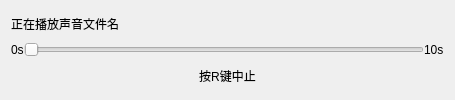
<?xml version="1.0" encoding="UTF-8"?>
<ui version="4.0">
 <class>Form</class>
 <widget class="QWidget" name="Form">
  <property name="geometry">
   <rect>
    <x>0</x>
    <y>0</y>
    <width>455</width>
    <height>100</height>
   </rect>
  </property>
  <property name="windowTitle">
   <string>Form</string>
  </property>
  <layout class="QVBoxLayout" name="verticalLayout">
   <property name="spacing">
    <number>0</number>
   </property>
   <item>
    <layout class="QHBoxLayout" name="horizontalLayout_2">
     <item>
      <widget class="QLabel" name="label">
       <property name="text">
        <string>正在播放声音</string>
       </property>
      </widget>
     </item>
     <item>
      <widget class="QLabel" name="label_name">
       <property name="text">
        <string>文件名</string>
       </property>
      </widget>
     </item>
     <item>
      <spacer name="horizontalSpacer">
       <property name="orientation">
        <enum>Qt::Horizontal</enum>
       </property>
       <property name="sizeHint" stdset="0">
        <size>
         <width>40</width>
         <height>20</height>
        </size>
       </property>
      </spacer>
     </item>
    </layout>
   </item>
   <item>
    <layout class="QHBoxLayout" name="horizontalLayout">
     <item>
      <widget class="QLabel" name="label_current">
       <property name="text">
        <string>0s</string>
       </property>
      </widget>
     </item>
     <item>
      <widget class="QSlider" name="horizontalSlider">
       <property name="maximum">
        <number>100</number>
       </property>
       <property name="orientation">
        <enum>Qt::Horizontal</enum>
       </property>
       <property name="tickPosition">
        <enum>QSlider::NoTicks</enum>
       </property>
      </widget>
     </item>
     <item>
      <widget class="QLabel" name="label_All">
       <property name="text">
        <string>10s</string>
       </property>
      </widget>
     </item>
    </layout>
   </item>
   <item>
    <widget class="QLabel" name="label_4">
     <property name="text">
      <string>按R键中止</string>
     </property>
     <property name="alignment">
      <set>Qt::AlignCenter</set>
     </property>
    </widget>
   </item>
  </layout>
 </widget>
 <resources/>
 <connections/>
</ui>
